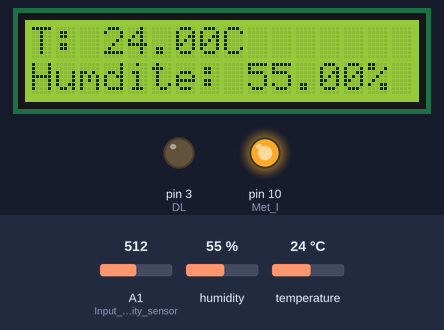
Bench run of a sketch on a simulated Arduino Uno, built with avr-gcc and run on an emulated ATmega328P. Shown: 16×2 character LCD, output pins drawn as LEDs (lit = HIGH). The inputs (shaded band) are chosen by the test bench; at power-on: temperature 24 °C, A1 (Input_luminosity_sensor) = 512, humidity 55 %. What the sketch prints to the serial monitor is not drawn.

Above: at 1.2 s.
1.3 s: temperature set to 11 °C
At 2.4 s:
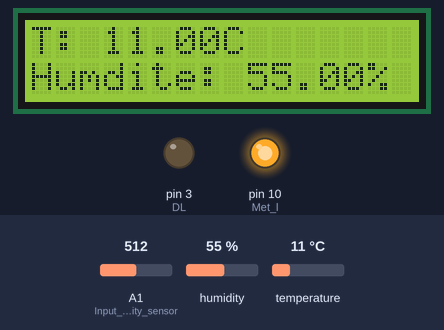
3.6 s: temperature set to 8 °C
At 5.4 s:
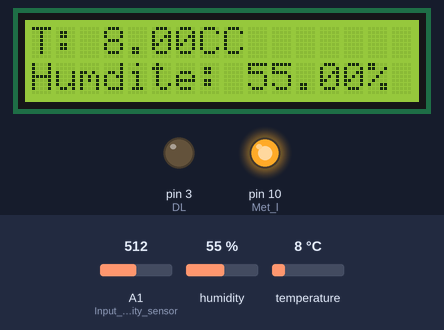
5.7 s: A1 (Input_luminosity_sensor) set to 309
7.2 s: A1 (Input_luminosity_sensor) set to 286
At 8.1 s:
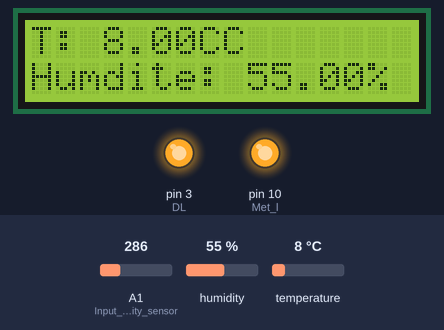
8.7 s: temperature set to 12 °C
At 11.4 s:
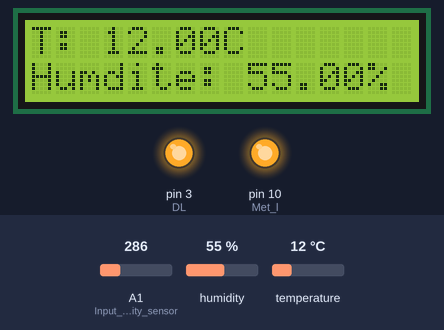
Timing chart, 0 to 12.8 s (numbered marks = the images above; inputs shaded):
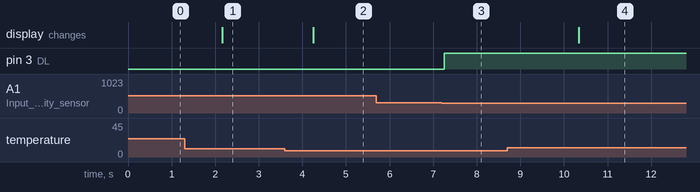

The sketch:

sensors.ino
```cpp
#include <LiquidCrystal.h>
#include <DHT.h>
//#include <DHT_U.h>
#include <SoftwareSerial.h>
//#include <stdlib.h>

///////////////////////////////////////////////////////////////////////////////////////////
///////////////////////////////// INITIALISATION //////////////////////////////////////////
///////////////////////////////////////////////////////////////////////////////////////////

unsigned long t_prec = 0;     //Pour géré la vitesse d'envoie des donnée

///////////////////////////// MODULE HUMIDITE/TEMPARATURE /////////////////////////////////

#define DHTTYPE DHT11    // Defini le type de capteur
int HC=2;                // Pin Humidity Captor
float hum;               // hum Variable dans laquelle on va placer la valeur de l'humidité relevé pas le capteur
float TC;                // TC Variable dans laquelle on va placer la valeur de la temperature relevé pas le capteur
DHT dht(HC, DHTTYPE);    // Initialize DHT sensor


/////////////////////////////// Parametrage de l'Ecran LCD //////////////////////////////////

LiquidCrystal lcd(4, 5, 6, 7, 8, 9);                      // Pins où on va connecter l'écran (RS, E, D4, D5, D6, D7)


////////////////////////// Parametrage entre et sortie Bluetooth ////////////////////////////

SoftwareSerial BTSerial(11, 12);                           // RX | TX


/////////////////////////////// Capteur de luminosité //////////////////////////////////////

int DL=3;                                                  // Pin DL output luminosity captor
int lumos;                                                 // lumos variable dans laquelle on va placer la valeur de la luminosité relevé pas le capteur,


////////////////////////////////////////////////////////////////////////////////////////////
////////////////////////////////////// SETUP ///////////////////////////////////////////////
////////////////////////////////////////////////////////////////////////////////////////////

void setup()
  {
  pinMode(A1, INPUT);                                            // Input luminosity sensor
  pinMode(HC, INPUT);                                            // Input humidity/Temperature sensor
  pinMode(DL, OUTPUT);                                           // Output diode luminosity sensor

  dht.begin();                                                   // Initialise module humidite
  Serial.begin(9600);                                            // Ouvre la voie série avec l'ordinateur
  lcd.begin(16, 2);                                              // Initialise l'écran LCD


////////////////////////////////Parametrage du Bluetooth/////////////////////////////////////

  pinMode(10, OUTPUT);                                          // Met l'entrer de validation en haut pour passer en mode AT Commande
  digitalWrite(10, HIGH);
  //Serial.println("Enter AT commands:");
  BTSerial.begin(9600);                                         // HC-05 default speed in AT command mode
}


///////////////////////////////////////////////////////////////////////////////////////////
///////////////////////////////////////// LOOP ////////////////////////////////////////////
///////////////////////////////////////////////////////////////////////////////////////////

void loop()
  {

  hum=dht.readHumidity();                                               // La varialble hum, prend une valeur en pourcentage relever par le capteur d'humidite

  TC=dht.readTemperature();                                             // La varialble TC, prend une valeur en degré relever par le capteur de temperature

  lumos=analogRead(A1);                                                 // La varialble lumos, prend une valeur en Lux relever par la photoresistance

///////////////////////// Led Branche sur sotie PWN + Capteur de Luminosité ///////////////

if( lumos <= 100)
  digitalWrite(DL,255);

if(lumos>100 && lumos<300)
  digitalWrite(DL,50);

if(lumos>=300)
  digitalWrite(DL,0);


///////////////////////// Ecriture et Affichage sur l'ecran LCD ////////////////////////////

  lcd.setCursor(0, 0);                                    //Place le pointeur sur la colonne 0, ligne 0
  lcd.print("T: " + String(TC) + "C");                    //écrit le message
  lcd.setCursor(0, 1);                                    //Place le pointeur sur la colonne 0, ligne 1
  lcd.print("Humdite: " + String(hum) + "%");             //écrit le message
  //lcd.clear();                                          //efface le message affiché


///////////////////////// Ecriture et lecture par le Bluetooth ////////////////////////////

   String HM = String(hum, 2);
   String T = String(TC,2);
   String LUX = String(lumos);


    String test ="type\n";
    int i=0;
    while(i<10)
    {
    test.concat("temp\n");
    test.concat(T + "\n");
    test.concat("data\n");

    test=test+test;
    i++;
    }
    BTSerial.print(test);            //transmet les data qui doivent être envoyer au bluetooth qui sont trasmit

    Serial.print(test);
}
```

Measured:
- the behaviour switches between 10 and 9 °C on temperature (found by bisection; images 1 and 2)
- the behaviour switches between 300 and 299 on A1 (Input_luminosity_sensor) (found by bisection; images 2 and 3)
- after the input at 1.3 s, the display: changes after 0.87 s (image 1)
- after the input at 3.6 s, the display: changes after 0.65 s (image 2)
- after the input at 5.7 s, every drawn part: stays the same
- after the input at 7.2 s, pin 3 (DL): LOW → HIGH after 0.05 s
- after the input at 8.7 s, the display: changes after 1.6 s (image 4)
